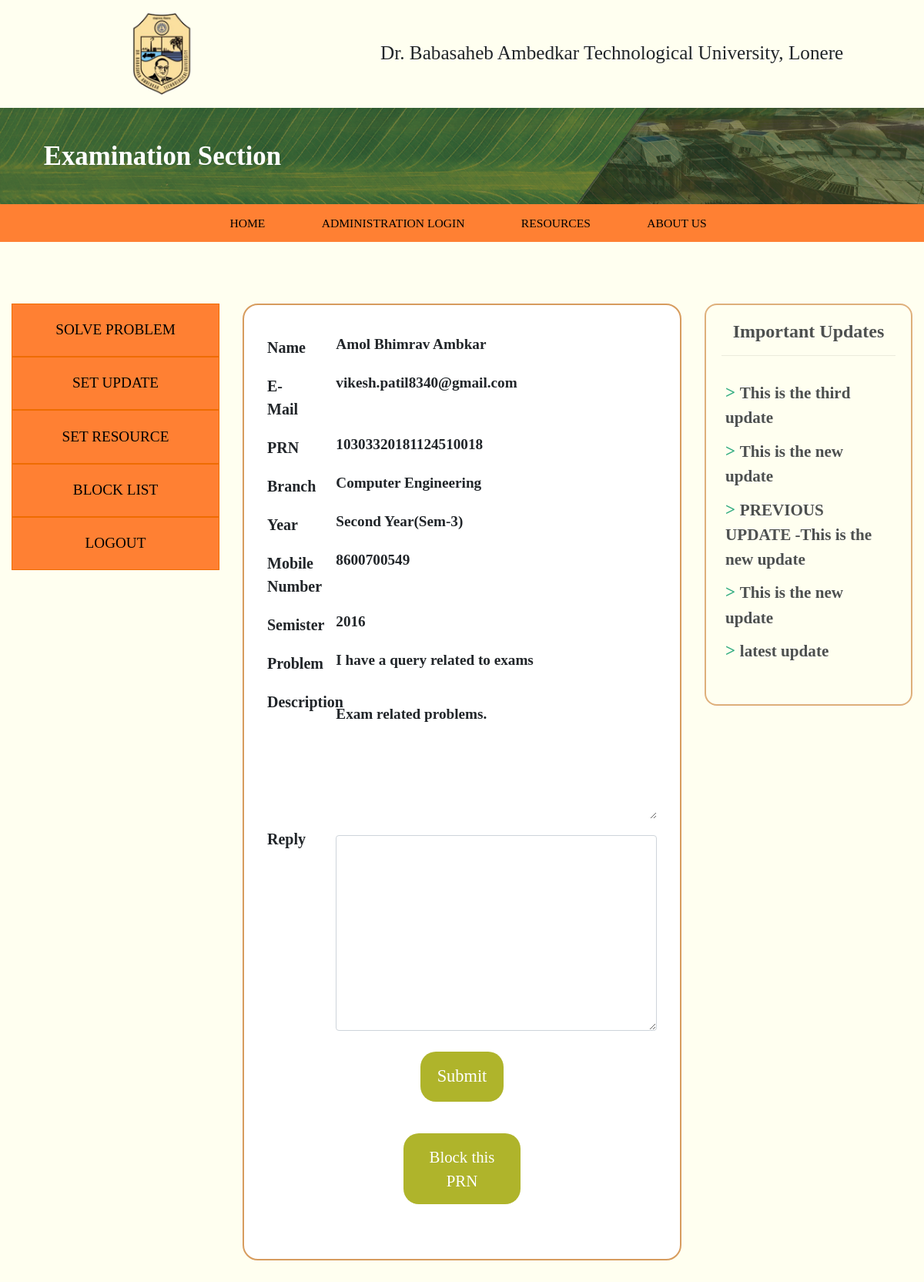
/admin_reply.php?name=10303320181124510018&problem=exams&id=27 (signed in), run on the app's committed database.
### tables this page shows
CREATE TABLE `student` (
  `studentid` int(11) NOT NULL,
  `firstname` varchar(255) NOT NULL,
  `middlename` varchar(255) NOT NULL,
  `lastname` varchar(255) NOT NULL,
  `prn` varchar(255) NOT NULL,
  `branch` varchar(255) NOT NULL,
  `year` varchar(100) NOT NULL,
  `number` varchar(100) NOT NULL,
  `email` varchar(255) NOT NULL,
  `password` varchar(255) NOT NULL
);

CREATE TABLE `exams` (
  `id` int(9) NOT NULL,
  `name` varchar(30) DEFAULT NULL,
  `query` varchar(300) DEFAULT NULL,
  `description` varchar(500) DEFAULT NULL,
  `reply` varchar(500) DEFAULT NULL,
  `exam` varchar(100) DEFAULT NULL,
  `year` varchar(100) DEFAULT NULL
);

CREATE TABLE `setupdate` (
  `id` int(9) NOT NULL,
  `setupdate` varchar(500) DEFAULT NULL
);

### admin_reply.php (the view, shortened to what this page needs)
<?php include 'header.php'; ?>
<?php
@$username=$_GET['name'];
@$problem=$_GET['problem'];
@$id=$_GET['id'];
$con=mysqli_connect("localhost","root");
mysqli_select_db($con,'exam_center');
$q="select * from student where prn='$username'";
$result=mysqli_query($con,$q);
$row=mysqli_fetch_array($result);
?>
<?php
$con=mysqli_connect("localhost","root");
mysqli_select_db($con,'exam_center');
$q="select * from $problem where id=$id";
$result5=mysqli_query($con,$q);
@$row5=mysqli_fetch_array($result5);
?>
<!DOCTYPE html>
<html lang="en">
<head>
</head>
<body>
    <div class="container-fluid">
        <div class="row">
            <?php include 'admin_leftcol.php'; ?>
            <div class="col-md-6">
                <div id="admin-reply">
                    <form action="Reply.php" method="post">
                        <div class="form-group">
                            <div class="form-group row">
                                <label for="name" class="col-md-2">Name</label>
                                <div class="col-md-10">
                                    <input type="text" readonly class="form-control-plaintext" id="name" value="<?php echo $row['firstname'];echo " ";echo $row['middlename'];echo " ";echo $row['lastname'];?>">
                                </div>
								<label for="email" class="col-md-2">E-Mail</label>
                                <div class="col-md-10">
                                    <input type="text" readonly class="form-control-plaintext" id="email" value="<?php echo $row['email'];?>">
                                </div>
                                <label for="prn" class="col-md-2">PRN</label>
                                <div class="col-md-10">
                                    <input type="text" readonly class="form-control-plaintext" id="prn" value="<?php echo $row['prn'];?>">
                                </div>
                                <label for="branch" class="col-md-2">Branch</label>
                                <div class="col-md-10">
                                    <input type="text" readonly class="form-control-plaintext" id="branch" value="<?php echo $row['branch'];?>">
                                </div>
                                <label for="year" class="col-md-2">Year</label>
                                <div class="col-md-10">
                                    <input type="text" readonly class="form-control-plaintext" id="year" value="<?php echo $row['year'];?>">
                                </div>
                                <label for="sem" class="col-md-2">Mobile Number</label>
                                <div class="col-md-10">
                                    <input type="text" readonly class="form-control-plaintext" id="sem" value="<?php echo $row['number'];?>">
                                </div>
								<label for="sem" class="col-md-2">Semister</label>
                                <div class="col-md-10">
                                    <input type="text" readonly class="form-control-plaintext" id="sem" value="<?php echo $row5['year'];?>">
                                </div>
                                <label for="problem" class="col-md-2">Problem</label>
                                <div class="col-md-10">
                                    <input type="text" readonly class="form-control-plaintext" id="problem" row="10" value="<?php echo $row5['query']; ?>">
                                </div>
                                <label for="description" class="col-md-2">Description</label>
                                <div class="col-md-10">
                                    <textarea class="form-control-plaintext" rows="5" max-rows="30" id ="description" readonly><?php echo $row5['description'];?></textarea>
                                </div>
                                <label for="reply" class="col-md-2">Reply</label>
                                <div class="col-md-10">
                                    <textarea class="form-control" name="reply" rows="10" max-rows="30" value="" required></textarea>
                                </div>
                                <input type="submit" value="Submit">
                            </div>
                        </div>
                    </form>
					<a class="blockbtn" href="Block.php?id=<?php echo $username;?>"><button type="button" value="" onclick="return validation()">Block this PRN</button></a>
                </div>
            </div>
            <?php include 'important_updates.php'; ?>
        </div>
    </div>
<?php include 'footer.php';?>

### header.php (shortened to what this page needs)
<!DOCTYPE html>
<html lang="en" dir="ltr">
  <head>
    <link rel="stylesheet" type="text/css" href="css/bootstrap.min.css">
    <link rel="stylesheet" type="text/css" href="css/style.css">
  </head>
<body>
    <section id="header">
    <div class="container">
        <div class="row">
        <div class="col-md-4 col-lg-4">
            <a href=""><img src="img/dbatulogo.png" class="img-fluid mx-auto d-block"></a>
        </div>
        <div class="col-md-8">
           <h3 class="text-wrap mx-auto d-block">Dr. Babasaheb Ambedkar Technological University, Lonere  </h3>
        </div>
            </div>
        </div>
    </section>
    <section id="examination-header">
      <div class="container">
              <h3>Examination Section</h3>
        </div>
    </section>
<nav class="navbar navbar-expand-lg navbar-light">
  <div class="collapse navbar-collapse" id="navbarNav">
    <ul class="navbar-nav">
      <li class="nav-item">
        <a class="nav-link" href="index.php">Home</a>
      </li>
     <li class="nav-item">
        <a class="nav-link" href="adminlogin.php">Administration Login</a>
      </li>
      <li class="nav-item">
        <a class="nav-link" href="student_resource.php">Resources</a>
      </li>
    <li class="nav-item">
        <a class="nav-link" href="staffmembers.php">About Us</a>
      </li>
    </ul>
  </div>
</nav>

### admin_leftcol.php
<div class="col-md-3">
    <div class="student_resource" style="margin-top:80px">
        <ul>
            <li><a href="admin_complaint.php">Solve Problem </a></li>
            <li><a href="set_update.php">Set Update</a></li>
            <li><a href="Resource.php">Set Resource</a></li>
            <li><a href="Blocklist.php">Block List</a></li>
            <li><a href="admin_logout.php">Logout</a></li>
        </ul>
    </div>
</div>

### important_updates.php (shortened to what this page needs)
<?php
$con = mysqli_connect("localhost","root");
mysqli_select_db($con,'exam_center');
$a       = "select * from setupdate";
$result3 = mysqli_query($con,$a);
$num3    = mysqli_num_rows($result3);
?>
<div class = "col-md-3">
<div class = "updates">
        <h4>Important Updates</h4>
        <hr>
        <ul>
        <?php
            for($i=1;$i<=$num3;$i++){
            $row = mysqli_fetch_array($result3);
        ?>
        <li><span id="imp_n"> > </span><span id="up_li"><?php echo $row['setupdate'];?></span></li>
        <?php
            }
        ?>
        </ul>
    </div>
</div>

### footer.php (shortened to what this page needs)
</body></html>

### css/style.css (style rules this page uses)
* { padding: 0; margin: 0; font-family: Montserrat; font-size: 16px; }
body { background-color: #fffff0!important; }
#header { margin: 0; padding: 1em; }
#header .col-md-4 img { height: 9vw; width: 9vw; }
#header h3 { margin: 1.5em auto auto auto; font-size: 2.1vw; text-align: center; display: block; font-weight: 500; }
#examination-header { background-image: linear-gradient(rgba(0,0,0,0.4),rgba(0,0,0, 0.4)), url(../img/examination_logo.png); background-repeat: no-repeat; background-size: cover; background-position: right; overflow-x: hidden; }
#examination-header h3 { font-size: 2.9vw; color: white; margin: 1.2em; font-weight: 550; padding: 1.5em auto auto 1.5em; }
#navbarNav ul li { margin: auto 2em; }
.navbar { background-color: #FF8033!important; }
#navbarNav ul { padding: 0; margin: auto; list-style: none; }
#navbarNav ul li a { padding: 0.3em; margin: 0; text-align: center; text-transform: uppercase; font-size: 1.3vw; color: #000000; }
#admin-reply { background: white; margin-top: 30px; padding: 30px; margin-top: 80px; border: 2px solid #d79c5e; border-radius: 20px; margin-bottom: 50px; }
#admin-reply label { font-size: 20px; font-weight: 550; margin: 10px auto; }
#admin-reply textarea { margin-top: 20px; }
#admin-reply input[type="submit"] { font-size: 140%; cursor: pointer; color: white; background-color: #afb42b; padding: 0.7em 0.9em; border-radius: 20px; border: none; margin-left: auto; margin-right: auto; display: block; width: 20%; margin-top: 5%; text-align: center }
.blockbtn { font-size: 130%; cursor: pointer; background-color: #afb42b; padding: 0.7em 0.9em; margin: 2em auto; border-radius: 20px; border: none; display: block; width: 30%; text-align: center; }
.blockbtn button { background: none; outline: none; border: none; color: white; }
.updates { margin-top: 80px; border-radius: 1em; display: "block"; margin-left: auto; margin-right: auto; min-height: 500px; height: auto; padding: 20px; border: 2px solid #d79c5e; margin-bottom: 50px; opacity: 0.8; }
.updates ul { padding: 5px 5px 5px 5px; text-align: left; list-style: none; }
.updates h4 { text-align: center; font-weight: 600; }
.updates li { font-size: 110%; margin: 10px auto; }
#imp_n { font-size: 130%; font-weight: 600; color: rgb(0, 153, 102); box-shadow: 1px #ef6c00; }
#up_li { font-size: 120%; font-weight: 550; }
.student_resource { width: auto; background: #FF8033; overflow: auto; margin-top: 80px; }
.student_resource ul { padding: 0; margin: 0; list-style: none; }
.student_resource li { border: 1px solid #ef6c00; }
.student_resource li a { display: block; color: black; font-size: 1.2em; text-align: center; text-decoration: none; padding:1em; font-weight: 540; text-transform: uppercase; }

### admin_reply.php (style rules this page uses)
input[type="text"], textarea { font-size: 120%; font-weight: 600; }

### data on the page
student: firstname+middlename+lastname "Amol Bhimrav Ambkar", email "vikesh.patil8340@gmail.com", prn "10303320181124510018", branch "Computer Engineering", year "Second Year(Sem-3)", number "8600700549"
exams: year "2016", query "I have a query related to exams", description "Exam related problems."
setupdate: setupdate "This is the third update"
setupdate: setupdate "This is the new update"
setupdate: setupdate "PREVIOUS UPDATE -This is the new update"
setupdate: setupdate "This is the new update"
setupdate: setupdate "latest update"
